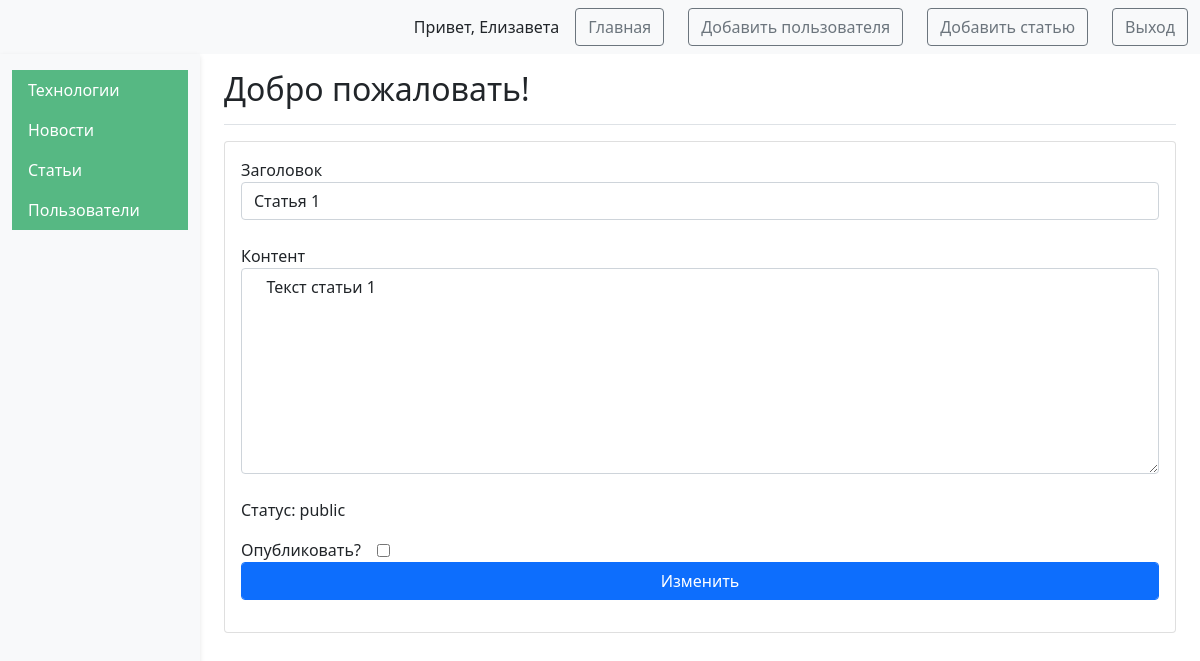
The app's page /post_admin (signed in) with its own data.
### tables this page shows
CREATE TABLE users (
    id INTEGER PRIMARY KEY AUTOINCREMENT,
    name TEXT NOT NULL,
    email TEXT NOT NULL,
    psw TEXT NOT NULL,
    is_admin INTEGER NOT NULL
);

CREATE TABLE posts (
    id INTEGER PRIMARY KEY AUTOINCREMENT,
    created TIMESTAMP NOT NULL DEFAULT CURRENT_TIMESTAMP,
    title TEXT NOT NULL,
    content TEXT NOT NULL,
    status TEXT DEFAULT draft,
    author TEXT NOT NULL
);

### app.py (the view, shortened to what this page needs)
@app.route('/post_admin', methods=["POST", "GET"])
@login_required
def post_admin():
    data = None
    if int(current_user.get_admin()) == 1:
        data = dbase.getJSON()
    else:
        data = dbase.getUserPostsJSON(current_user.get_id())
    res = dbase.getAllUsers()
    return render_template(
        "post_admin.html",
        posts=data,
        res=res,
        user_name=current_user.get_name(),
        is_admin=int(current_user.get_admin())
    )

### DataBase.py (called while the page is built)
    def getJSON(self):
        sql = '''SELECT * FROM posts'''
        try:
            self.__cur.execute(sql)
            res = self.__cur.fetchall()
            if res:
                blocks_list = [dict(ix) for ix in res]
                return blocks_list
        except:
            return False
        return []

    def getUser(self, user_id):
        try:
            self.__cur.execute(
                f"SELECT * FROM users WHERE id = {user_id} LIMIT 1")
            res = self.__cur.fetchone()
            if not res:
                print("Пользователь не найден")
                return False
            return res
        except sqlite3.Error as e:
            print("Ошибка получения из БД "+str(e))
        return False

    def getAllUsers(self):
        try:
            self.__cur.execute(f"SELECT * FROM users")
            res = self.__cur.fetchall()
            print(res)
            if res:
                blocks_list = [dict(ix) for ix in res]
                print(blocks_list)
                return blocks_list
        except sqlite3.Error as e:
            print("Ошибка получения данных из БД "+str(e))
        return False

### UserLogin.py (called while the page is built)
    def fromDB(self, user_id, db):
        self.__user = db.getUser(user_id)
        return self

    def get_name(self):
        return str(self.__user['name'])

    def get_admin(self):
        return str(self.__user['is_admin'])

### app.py (called while the page is built)
@app.before_request
def before_request():
    global dbase
    db = get_db()
    dbase = DataBase(db)

@login_manager.user_loader  # Загрузка пользователя
def load_user(user_id):
    return UserLogin().fromDB(user_id, dbase)

def connect_db():
    conn = sqlite3.connect(app.config['DATABASE'], check_same_thread=False)
    conn.row_factory = sqlite3.Row
    return conn

def get_db():
    if not hasattr(g, 'link_db'):
        g.link_db = connect_db()
    return g.link_db

### templates/post_admin.html (shortened to what this page needs)
<!DOCTYPE html>
<html lang="en">
<head>
	<link href="https://cdn.jsdelivr.net/npm/bootstrap@5.1.3/dist/css/bootstrap.min.css" rel="stylesheet">
</head>
<body>
	<nav class="navbar navbar-expand-lg navbar-light bg-light">
		<div class="container-fluid">
			<div class="d-flex align-items-center">
				<span class="me-3">Привет, {{user_name}}</span>
				<a href="{{ url_for('index') }}" class="btn btn-outline-secondary me-4">Главная</a>
				{% if is_admin == 1 %}
				<a class="btn btn-outline-secondary me-4" href="{{url_for('register')}}">Добавить пользователя</a>
				{% endif %}
				<a class="btn btn-outline-secondary me-4" href="{{url_for('addPost')}}">Добавить статью</a>
				<a href="{{ url_for('logout') }}" class="btn btn-outline-secondary">Выход</a>
			</div>
		</div>
	</nav>
	<div class="container-fluid">
		<div class="row">
			{% if is_admin == 1 %}
			<nav id="sidebarMenu" class="col-md-3 col-lg-2 d-md-block bg-light sidebar collapse">
				<div class="position-sticky pt-3">
					<ul class="nav flex-column">
						<li class="nav-item">
							<a class="nav-link active" aria-current="page" href="{{ url_for('tech_admin') }}">
								Технологии
							</a>
							<a class="nav-link active" aria-current="page" href="{{ url_for('news_admin') }}">
								Новости
							</a>
							<a class="nav-link active" aria-current="page" href="{{ url_for('post_admin') }}">
								Статьи
							</a>
							<a class="nav-link active" aria-current="page" href="{{ url_for('get_all_users') }}">
								Пользователи
							</a>
						</li>
					</ul>
				</div>
			</nav>
			{% endif %}
			<main class="col-md-9 ms-sm-auto col-lg-10 px-md-4">
				<div
					class="d-flex justify-content-between flex-wrap flex-md-nowrap align-items-center pt-3 pb-2 mb-3 border-bottom">
					<h1 class="h2">Добро пожаловать!</h1>
				</div>
				{% if posts == () %}
				<h5 class="card-title">Статей пока нету</h5>
				{% else %}
				{% for post in posts %}
				{% if is_admin == 1 %}
				<form action="{{url_for('post_admin')}}" method="post" class="form-contact">
					<div class="card mb-3">
						<div class="card-body">
							<label class="d-flex flex-column">Заголовок<input class="form-control" type="text"
									value="{{ post['title'] }}" name="title"> <br></label>
							<label class="d-flex flex-column">Контент<textarea class="form-control"
									value="{{ post['content'] }}" name="content" rows="8"
									cols="55"> {{ post['content'] }}</textarea> <br></label>
							<p>Статус: {{ post['status'] }}</p>
							<label class="d-flex gap-3 align-items-center">Опубликовать?<input id='testName'
									type='checkbox' value='public' name='status'></label>
							<p><button class="form-control color-primary btn btn-primary"
									type="submit">Изменить</button>
						</div>
					</div>
				</form>
				{% endif %}
				{% endfor %}
				{% endif %}
			</main>
		</div>
	</div>
</body>
</html>

### templates/post_admin.html (style rules this page uses)
#sidebarMenu { min-height: 100vh; box-shadow: 0 2px 5px rgba(0, 0, 0, 0.1); z-index: 1000; }
.sidebar .nav-link { border-radius: 0; color: #333; }
.sidebar .nav-link.active { background-color: #56B883; color: white; }

### records on screen
users: name "Елизавета"
posts: title "Статья 1", content "Текст статьи 1", status "public"
